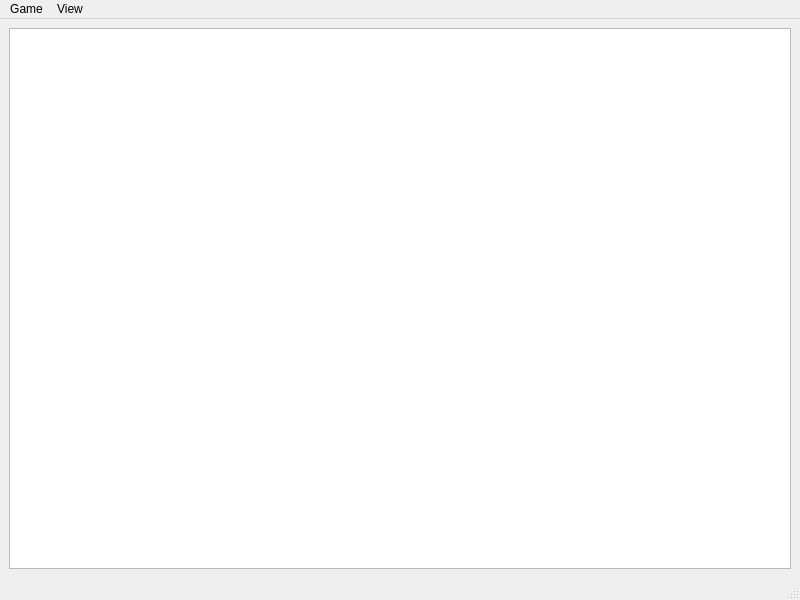
<?xml version="1.0" encoding="UTF-8"?>
<ui version="4.0">
 <class>ModeratorWindow</class>
 <widget class="QMainWindow" name="ModeratorWindow">
  <property name="geometry">
   <rect>
    <x>0</x>
    <y>0</y>
    <width>800</width>
    <height>600</height>
   </rect>
  </property>
  <property name="windowTitle">
   <string>qwiz</string>
  </property>
  <widget class="QWidget" name="centralwidget">
   <layout class="QGridLayout" name="gridLayout">
    <item row="0" column="0">
     <widget class="QTableWidget" name="raster">
      <property name="verticalScrollBarPolicy">
       <enum>Qt::ScrollBarPolicy::ScrollBarAlwaysOff</enum>
      </property>
      <property name="horizontalScrollBarPolicy">
       <enum>Qt::ScrollBarPolicy::ScrollBarAlwaysOff</enum>
      </property>
      <property name="autoScroll">
       <bool>false</bool>
      </property>
      <property name="editTriggers">
       <set>QAbstractItemView::EditTrigger::NoEditTriggers</set>
      </property>
      <property name="tabKeyNavigation">
       <bool>false</bool>
      </property>
      <property name="showDropIndicator" stdset="0">
       <bool>false</bool>
      </property>
      <property name="dragDropOverwriteMode">
       <bool>false</bool>
      </property>
      <property name="selectionMode">
       <enum>QAbstractItemView::SelectionMode::NoSelection</enum>
      </property>
      <property name="cornerButtonEnabled">
       <bool>false</bool>
      </property>
      <attribute name="horizontalHeaderVisible">
       <bool>false</bool>
      </attribute>
      <attribute name="horizontalHeaderHighlightSections">
       <bool>false</bool>
      </attribute>
      <attribute name="verticalHeaderVisible">
       <bool>false</bool>
      </attribute>
      <attribute name="verticalHeaderHighlightSections">
       <bool>false</bool>
      </attribute>
     </widget>
    </item>
   </layout>
  </widget>
  <widget class="QMenuBar" name="menubar">
   <property name="geometry">
    <rect>
     <x>0</x>
     <y>0</y>
     <width>800</width>
     <height>21</height>
    </rect>
   </property>
   <widget class="QMenu" name="menuGame">
    <property name="title">
     <string>Game</string>
    </property>
    <addaction name="actionNew"/>
    <addaction name="actionPlayers"/>
   </widget>
   <widget class="QMenu" name="menuView">
    <property name="title">
     <string>View</string>
    </property>
    <addaction name="actionIncrease_Font_Size"/>
    <addaction name="actionDecrease_Font_Size"/>
    <addaction name="actionAlways_Show_Categories"/>
   </widget>
   <addaction name="menuGame"/>
   <addaction name="menuView"/>
  </widget>
  <widget class="QStatusBar" name="statusbar"/>
  <action name="actionPlayers">
   <property name="text">
    <string>Players...</string>
   </property>
   <property name="shortcut">
    <string>Ctrl+,</string>
   </property>
  </action>
  <action name="actionNew">
   <property name="text">
    <string>New Game...</string>
   </property>
   <property name="shortcut">
    <string>Ctrl+N</string>
   </property>
  </action>
  <action name="actionIncrease_Font_Size">
   <property name="text">
    <string>Increase Font Size</string>
   </property>
   <property name="shortcut">
    <string>Ctrl++</string>
   </property>
  </action>
  <action name="actionDecrease_Font_Size">
   <property name="text">
    <string>Decrease Font Size</string>
   </property>
   <property name="shortcut">
    <string>Ctrl+-</string>
   </property>
  </action>
  <action name="actionAlways_Show_Categories">
   <property name="checkable">
    <bool>true</bool>
   </property>
   <property name="checked">
    <bool>true</bool>
   </property>
   <property name="text">
    <string>Always Show Categories</string>
   </property>
  </action>
 </widget>
 <resources/>
 <connections/>
</ui>
